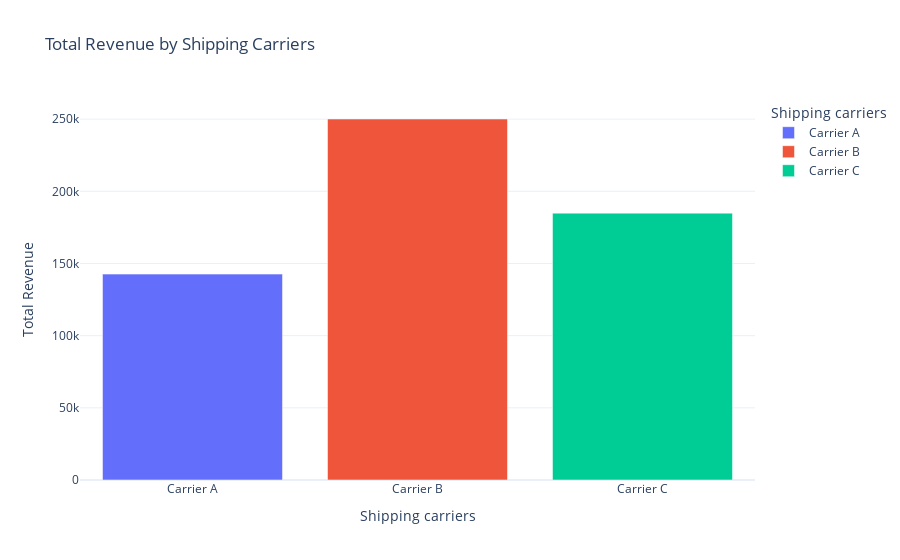

This figure's notebook cell:
### Markdown cell above
Find out the total revenue generated from shipping carriers.

### Code cell
carrier_revenue = data.groupby("Shipping carriers")["Revenue generated"].sum().reset_index()
fig3 = px.bar(carrier_revenue, x="Shipping carriers", y="Revenue generated", color="Shipping carriers",
              title="Total Revenue by Shipping Carriers",
              labels={"Revenue generated": "Total Revenue"})
fig3.show()

### Figure 1 — Plotly figure (JSON) as saved in the notebook; plotly's stock layout.template omitted (floating-point values rounded to 4 significant figures)
{"data": [{"hovertemplate": "Shipping carriers=%{x}<br>Total Revenue=%{y}<extra></extra>", "legendgroup": "Carrier A", "marker": {"color": "#636efa", "pattern": {"shape": ""}}, "name": "Carrier A", "orientation": "v", "showlegend": true, "textposition": "auto", "type": "bar", "x": ["Carrier A"], "xaxis": "x", "y": [142600.0], "yaxis": "y"}, {"hovertemplate": "Shipping carriers=%{x}<br>Total Revenue=%{y}<extra></extra>", "legendgroup": "Carrier B", "marker": {"color": "#EF553B", "pattern": {"shape": ""}}, "name": "Carrier B", "orientation": "v", "showlegend": true, "textposition": "auto", "type": "bar", "x": ["Carrier B"], "xaxis": "x", "y": [250100.0], "yaxis": "y"}, {"hovertemplate": "Shipping carriers=%{x}<br>Total Revenue=%{y}<extra></extra>", "legendgroup": "Carrier C", "marker": {"color": "#00cc96", "pattern": {"shape": ""}}, "name": "Carrier C", "orientation": "v", "showlegend": true, "textposition": "auto", "type": "bar", "x": ["Carrier C"], "xaxis": "x", "y": [184900.0], "yaxis": "y"}], "layout": {"barmode": "relative", "legend": {"title": {"text": "Shipping carriers"}, "tracegroupgap": 0}, "title": {"text": "Total Revenue by Shipping Carriers"}, "xaxis": {"anchor": "y", "categoryarray": ["Carrier A", "Carrier B", "Carrier C"], "categoryorder": "array", "domain": [0, 1], "title": {"text": "Shipping carriers"}}, "yaxis": {"anchor": "x", "domain": [0, 1], "title": {"text": "Total Revenue"}}}}
